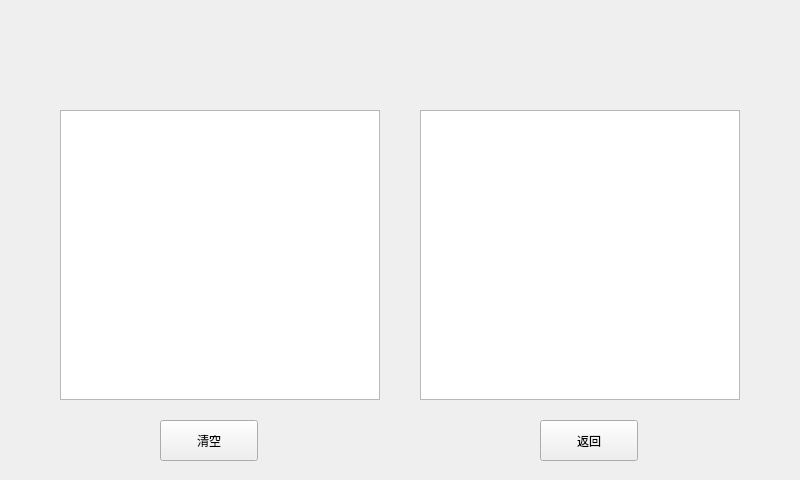
<?xml version="1.0" encoding="UTF-8"?>
<ui version="4.0">
 <class>HisDataTemp</class>
 <widget class="QWidget" name="HisDataTemp">
  <property name="geometry">
   <rect>
    <x>0</x>
    <y>0</y>
    <width>800</width>
    <height>480</height>
   </rect>
  </property>
  <property name="windowTitle">
   <string>Form</string>
  </property>
  <widget class="QTableView" name="tv_Temp365">
   <property name="geometry">
    <rect>
     <x>60</x>
     <y>110</y>
     <width>320</width>
     <height>290</height>
    </rect>
   </property>
  </widget>
  <widget class="QPushButton" name="pushCleanButton">
   <property name="geometry">
    <rect>
     <x>160</x>
     <y>420</y>
     <width>98</width>
     <height>41</height>
    </rect>
   </property>
   <property name="text">
    <string>清空</string>
   </property>
  </widget>
  <widget class="QPushButton" name="pushExitButton">
   <property name="geometry">
    <rect>
     <x>540</x>
     <y>420</y>
     <width>98</width>
     <height>41</height>
    </rect>
   </property>
   <property name="text">
    <string>返回</string>
   </property>
  </widget>
  <widget class="QTableView" name="tv_Temp445">
   <property name="geometry">
    <rect>
     <x>420</x>
     <y>110</y>
     <width>320</width>
     <height>290</height>
    </rect>
   </property>
  </widget>
 </widget>
 <resources/>
 <connections/>
</ui>
